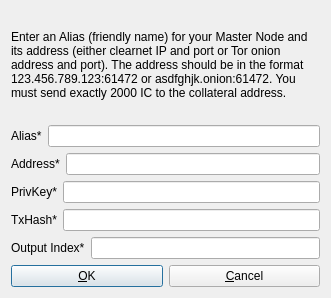
<?xml version="1.0" encoding="UTF-8"?>
<ui version="4.0">
 <class>AddEditAdrenalineNode</class>
 <widget class="QDialog" name="AddEditAdrenalineNode">
  <property name="geometry">
   <rect>
    <x>0</x>
    <y>0</y>
    <width>331</width>
    <height>298</height>
   </rect>
  </property>
  <property name="windowTitle">
   <string>Add/Edit NewPowerCoin Node</string>
  </property>
  <property name="modal">
   <bool>true</bool>
  </property>
  <layout class="QVBoxLayout" name="verticalLayout">
   <item>
    <widget class="QLabel" name="label_9">
     <property name="sizePolicy">
      <sizepolicy hsizetype="Preferred" vsizetype="Expanding">
       <horstretch>0</horstretch>
       <verstretch>0</verstretch>
      </sizepolicy>
     </property>
     <property name="text">
      <string>&lt;html&gt;&lt;head/&gt;&lt;body&gt;&lt;p&gt;Enter an Alias (friendly name) for your Master Node and its address (either clearnet IP and port or Tor onion address and port). The address should be in the format 123.456.789.123:61472 or asdfghjk.onion:61472. You must send exactly 2000 IC to the collateral address.&lt;/p&gt;&lt;/body&gt;&lt;/html&gt;</string>
     </property>
     <property name="wordWrap">
      <bool>true</bool>
     </property>
    </widget>
   </item>
   <item>
    <layout class="QHBoxLayout" name="horizontalLayout_4">
     <property name="bottomMargin">
      <number>0</number>
     </property>
     <item>
      <widget class="QLabel" name="label_4">
       <property name="text">
        <string>Alias*</string>
       </property>
      </widget>
     </item>
     <item>
      <widget class="QLineEdit" name="aliasLineEdit"/>
     </item>
    </layout>
   </item>
   <item>
    <layout class="QHBoxLayout" name="horizontalLayout_5">
     <property name="bottomMargin">
      <number>0</number>
     </property>
     <item>
      <widget class="QLabel" name="label_6">
       <property name="text">
        <string>Address*</string>
       </property>
      </widget>
     </item>
     <item>
      <widget class="QLineEdit" name="addressLineEdit"/>
     </item>
    </layout>
   </item>
   <item>
    <layout class="QHBoxLayout" name="horizontalLayout_3">
     <property name="bottomMargin">
      <number>0</number>
     </property>
     <item>
      <widget class="QLabel" name="label_5">
       <property name="text">
        <string>PrivKey*</string>
       </property>
      </widget>
     </item>
     <item>
      <widget class="QLineEdit" name="privkeyLineEdit"/>
     </item>
    </layout>
   </item>
   <item>
    <layout class="QHBoxLayout" name="horizontalLayout_2">
     <property name="bottomMargin">
      <number>0</number>
     </property>
     <item>
      <widget class="QLabel" name="label_2">
       <property name="text">
        <string>TxHash*</string>
       </property>
      </widget>
     </item>
     <item>
      <widget class="QLineEdit" name="txhashLineEdit"/>
     </item>
    </layout>
   </item>
   <item>
    <layout class="QHBoxLayout" name="horizontalLayout_8">
     <property name="bottomMargin">
      <number>0</number>
     </property>
     <item>
      <widget class="QLabel" name="label_8">
       <property name="text">
        <string>Output Index*</string>
       </property>
      </widget>
     </item>
     <item>
      <widget class="QLineEdit" name="outputindexLineEdit"/>
     </item>
    </layout>
   </item>
   <item>
    <layout class="QHBoxLayout" name="horizontalLayout_Buttons">
     <item>
      <widget class="QPushButton" name="okButton">
       <property name="text">
        <string>&amp;OK</string>
       </property>
      </widget>
     </item>
     <item>
      <widget class="QPushButton" name="cancelButton">
       <property name="text">
        <string>&amp;Cancel</string>
       </property>
       <property name="autoDefault">
        <bool>false</bool>
       </property>
      </widget>
     </item>
    </layout>
   </item>
  </layout>
 </widget>
 <resources/>
 <connections/>
</ui>
